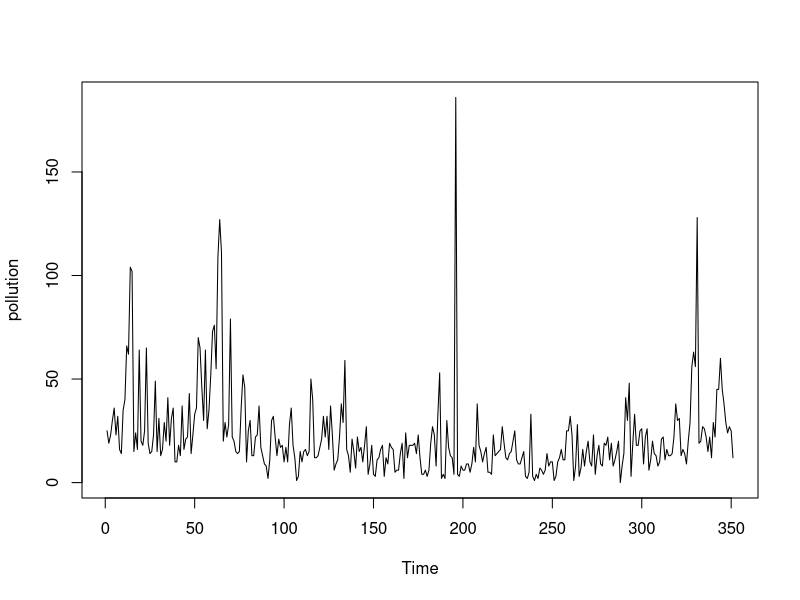
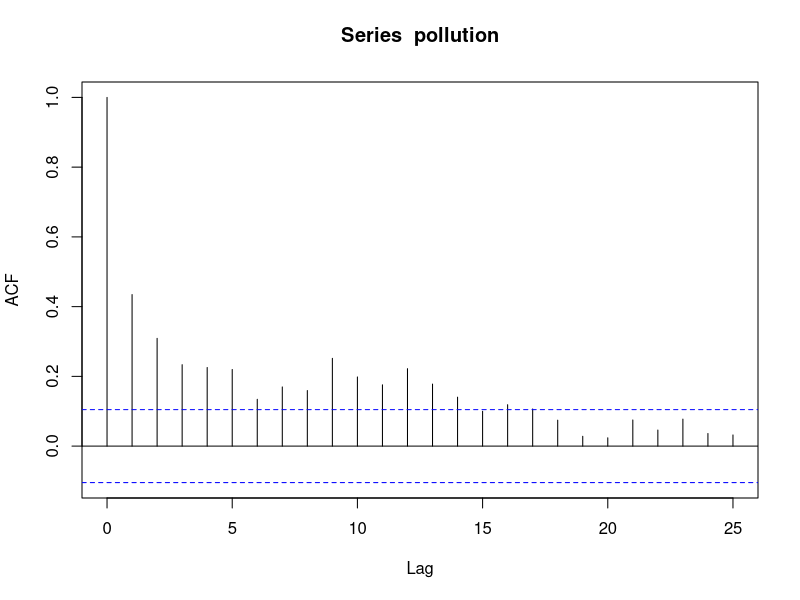
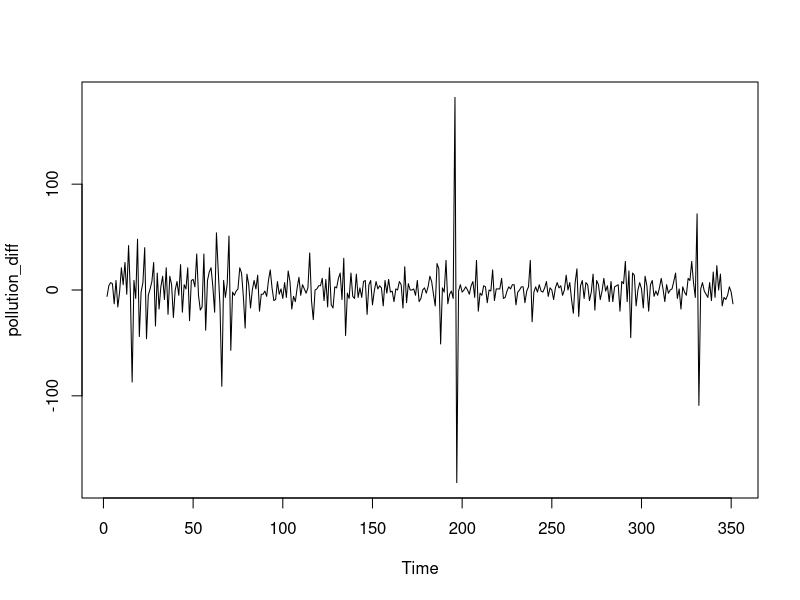
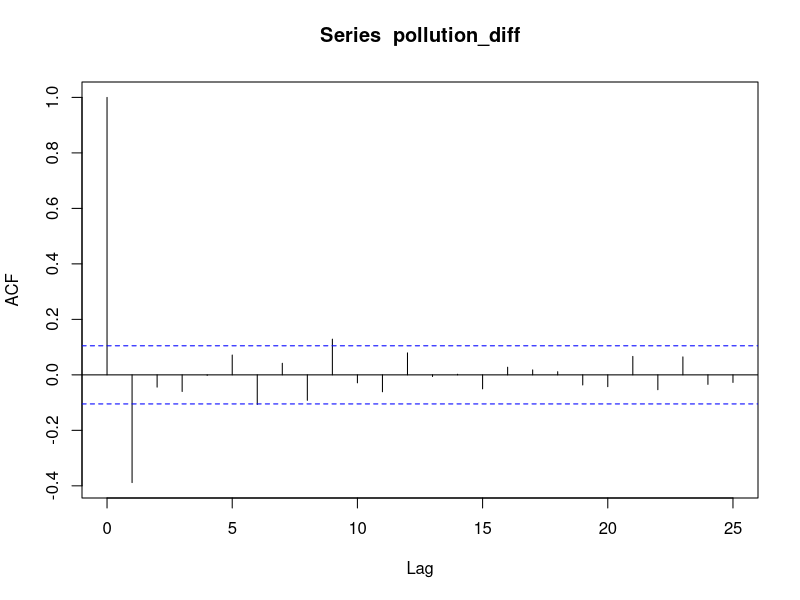
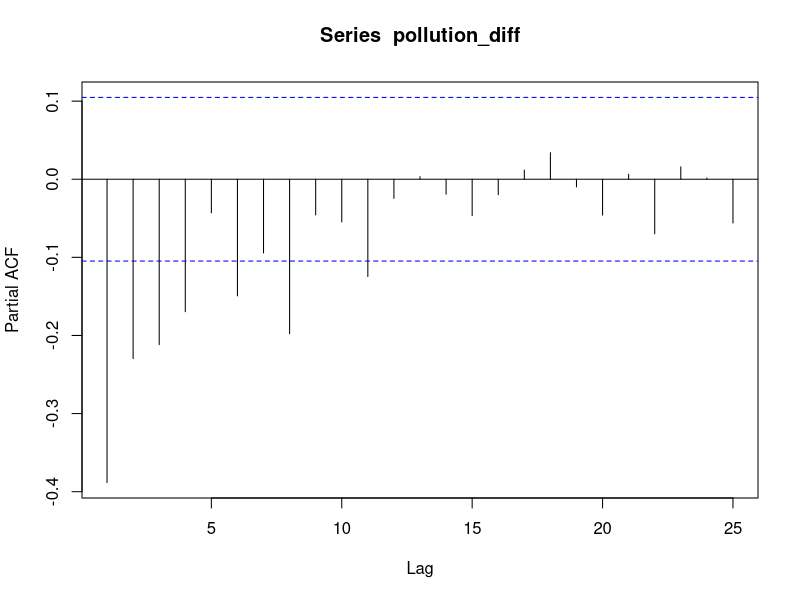
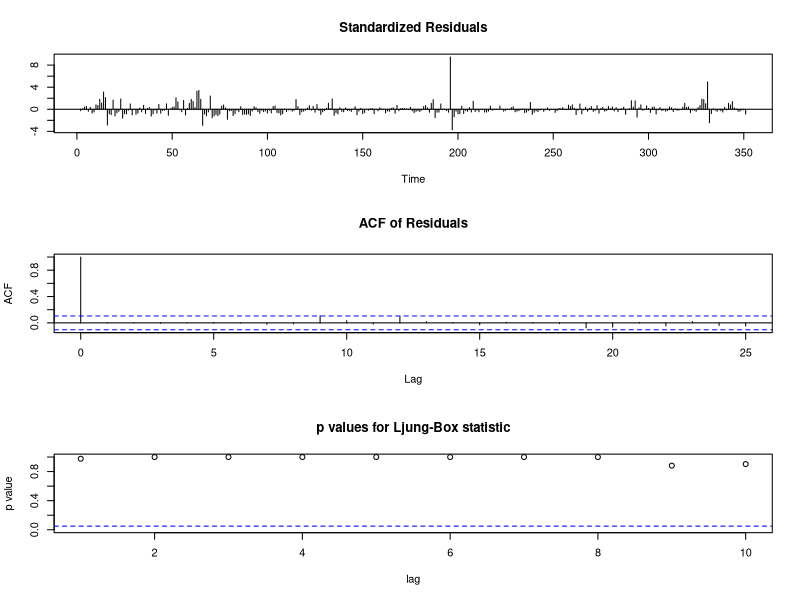
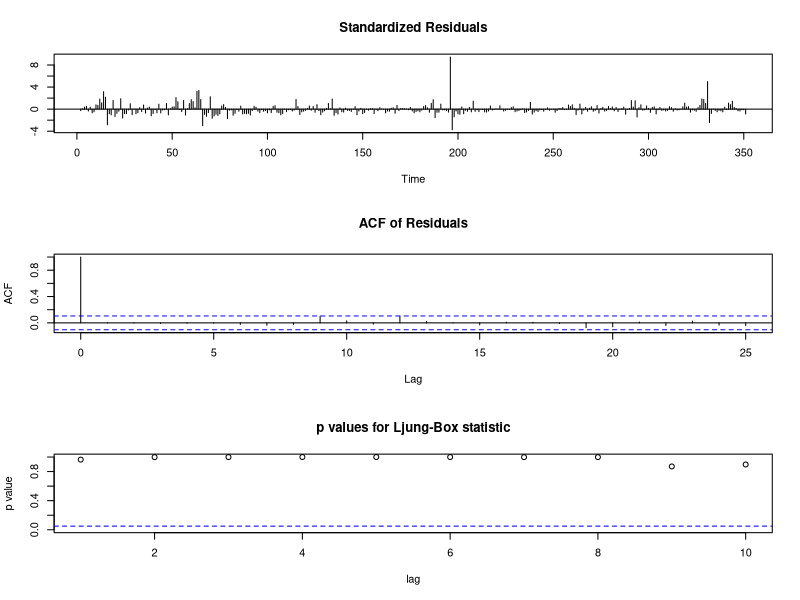

R code for these plots, in order:
## ---- chunk 1
data <- read.csv("./data1year.csv",header=TRUE)
pollution = as.ts(data$PM2.5)
plot(pollution)
## ---- chunk 2
acf(pollution)
## ---- chunk 3
pollution_diff = diff(pollution)
plot(pollution_diff)
acf(pollution_diff)
pacf(pollution_diff)
## ---- chunk 4
M1 = arima(pollution_diff,order = c(2,0,6), include.mean = FALSE)
tsdiag(M1)
AIC(M1)
## ---- chunk 5
M2 = arima(pollution_diff,order = c(2,0,7), include.mean = FALSE)
tsdiag(M2)
AIC(M2)
## ---- chunk 6
train =1:(length(pollution_diff)-30)
trainx = pollution_diff[train]
testx = pollution_diff[-train]
model = arima (trainx, order = c(2,0,7))
foremodel = predict (model, 30)
err = sum ((testx - foremodel$pred)^2)
print(err)
